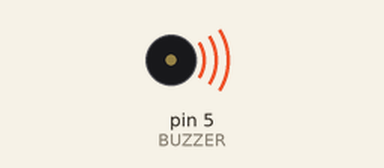
The sketch below on a simulated Arduino Uno, built with avr-gcc and run on an emulated ATmega328P. On the bench: buzzer (waves = sounding). What the sketch prints to the serial monitor is not drawn.

Above: at 0.1 s.
Timing chart, 0 to 1.6 s (numbered marks = the images above):
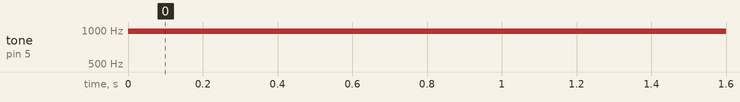

The sketch:

sine_wave_generator.ino
```cpp
#define BUZZER 5
#define TAU 6.283185
const float pwm = 255.0;
const float note_a = 220.0 / 1000000;

float sine_wave(float freq, float time)
{
	return pwm * (sin(TAU * freq * time)/2 + 0.5);
}

void setup() {
  pinMode(BUZZER, OUTPUT);
  Serial.begin(9600);
}

void loop() {
  float past = micros();
  float now = micros();

  while (now - past < 500000) {
	float time = now - past;
    float s = sine_wave(note_a, time);
    analogWrite(BUZZER, s);
    Serial.print(time);
	Serial.print(": ");
	Serial.println(s);
    delayMicroseconds(5);
	now = micros();
  }

  Serial.println("PAUSE");
  analogWrite(BUZZER, 0);
  delay(500);
}
```

Measured:
- by itself, tone on pin 5 (BUZZER): silent → 977 Hz at 0.00 s
